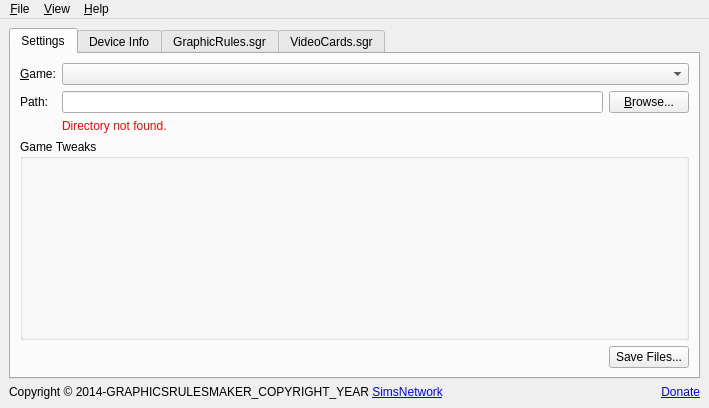
<?xml version="1.0" encoding="UTF-8"?>
<ui version="4.0">
 <class>MainWindow</class>
 <widget class="QMainWindow" name="MainWindow">
  <property name="geometry">
   <rect>
    <x>0</x>
    <y>0</y>
    <width>709</width>
    <height>408</height>
   </rect>
  </property>
  <property name="windowIcon">
   <iconset resource="icon.qrc">
    <normaloff>:/icon.png</normaloff>:/icon.png</iconset>
  </property>
  <property name="locale">
   <locale language="English" country="UnitedStates"/>
  </property>
  <widget class="QWidget" name="centralwidget">
   <layout class="QGridLayout" name="gridLayout">
    <item row="1" column="0">
     <widget class="QLabel" name="copyright">
      <property name="text">
       <string>&lt;html&gt;&lt;head/&gt;&lt;body&gt;&lt;p&gt;Copyright © 2014-GRAPHICSRULESMAKER_COPYRIGHT_YEAR &lt;a href=&quot;http://www.simsnetwork.com&quot;&gt;SimsNetwork&lt;/a&gt;&lt;/p&gt;&lt;/body&gt;&lt;/html&gt;</string>
      </property>
      <property name="alignment">
       <set>Qt::AlignLeading|Qt::AlignLeft|Qt::AlignVCenter</set>
      </property>
      <property name="openExternalLinks">
       <bool>true</bool>
      </property>
     </widget>
    </item>
    <item row="1" column="1">
     <widget class="QLabel" name="donate">
      <property name="toolTip">
       <string>Leave a small tip to support the development of Graphics Rules Maker (https://www.paypal.me/snwgames)</string>
      </property>
      <property name="text">
       <string>&lt;html&gt;&lt;head/&gt;&lt;body&gt;&lt;p&gt;&lt;a href=&quot;https://www.paypal.me/snwgames&quot;&gt;Donate&lt;/a&gt;&lt;/p&gt;&lt;/body&gt;&lt;/html&gt;</string>
      </property>
      <property name="textFormat">
       <enum>Qt::AutoText</enum>
      </property>
      <property name="alignment">
       <set>Qt::AlignRight|Qt::AlignTrailing|Qt::AlignVCenter</set>
      </property>
      <property name="openExternalLinks">
       <bool>true</bool>
      </property>
     </widget>
    </item>
    <item row="0" column="0" colspan="2">
     <widget class="QTabWidget" name="mainTabs">
      <property name="currentIndex">
       <number>0</number>
      </property>
      <widget class="QWidget" name="settingsTab">
       <attribute name="title">
        <string>Settings</string>
       </attribute>
       <attribute name="whatsThis">
        <string>&lt;p&gt;The Settings tab provides all bells and whistles required to fix support for modern day systems.&lt;/p&gt;</string>
       </attribute>
       <layout class="QGridLayout" name="gridLayout_4" rowstretch="0,0,0,0,1,0">
        <item row="4" column="0" colspan="3">
         <widget class="QGroupBox" name="settingsBox">
          <property name="title">
           <string>Game Tweaks</string>
          </property>
          <layout class="QVBoxLayout" name="verticalLayout"/>
         </widget>
        </item>
        <item row="1" column="0">
         <widget class="QLabel" name="pathLabel">
          <property name="text">
           <string>Path:</string>
          </property>
          <property name="buddy">
           <cstring>gamePath</cstring>
          </property>
         </widget>
        </item>
        <item row="1" column="1">
         <widget class="QLineEdit" name="gamePath">
          <property name="whatsThis">
           <string>&lt;html&gt;&lt;head/&gt;&lt;body&gt;&lt;p&gt;Enter the installation path of the game here.&lt;/p&gt;&lt;/body&gt;&lt;/html&gt;</string>
          </property>
         </widget>
        </item>
        <item row="1" column="2">
         <widget class="QPushButton" name="browseFilesButton">
          <property name="text">
           <string>&amp;Browse...</string>
          </property>
         </widget>
        </item>
        <item row="0" column="1" colspan="2">
         <widget class="QComboBox" name="gameSelect">
          <property name="whatsThis">
           <string>&lt;html&gt;&lt;head/&gt;&lt;body&gt;&lt;p&gt;Choose a game to edit the settings for here.&lt;/p&gt;&lt;p&gt;Support for more games can be added by installing the appropriate plugins.&lt;/p&gt;&lt;/body&gt;&lt;/html&gt;</string>
          </property>
         </widget>
        </item>
        <item row="0" column="0">
         <widget class="QLabel" name="gameLabel">
          <property name="text">
           <string>&amp;Game:</string>
          </property>
          <property name="buddy">
           <cstring>gameSelect</cstring>
          </property>
         </widget>
        </item>
        <item row="2" column="1" colspan="2">
         <widget class="QLabel" name="status">
          <property name="text">
           <string>&lt;font style=&quot;color: red;&quot;&gt;Directory not found.&lt;/font&gt;</string>
          </property>
         </widget>
        </item>
        <item row="5" column="2">
         <widget class="QPushButton" name="saveAll">
          <property name="text">
           <string>Save Files...</string>
          </property>
         </widget>
        </item>
       </layout>
      </widget>
      <widget class="QWidget" name="deviceTab">
       <attribute name="title">
        <string>Device Info</string>
       </attribute>
       <attribute name="whatsThis">
        <string>&lt;p&gt;This tab shows information about your graphics card(s).&lt;/p&gt;&lt;p&gt;Advanced users only.&lt;/p&gt;</string>
       </attribute>
       <layout class="QVBoxLayout" name="verticalLayout_4">
        <item>
         <widget class="QStackedWidget" name="deviceStack">
          <property name="currentIndex">
           <number>0</number>
          </property>
          <widget class="QWidget" name="deviceInfo">
           <layout class="QFormLayout" name="formLayout">
            <item row="0" column="0">
             <widget class="QLabel" name="deviceNameLabel">
              <property name="text">
               <string>Device:</string>
              </property>
              <property name="textFormat">
               <enum>Qt::PlainText</enum>
              </property>
              <property name="buddy">
               <cstring>deviceSelect</cstring>
              </property>
             </widget>
            </item>
            <item row="0" column="1">
             <widget class="QComboBox" name="deviceSelect"/>
            </item>
            <item row="1" column="0">
             <widget class="QLabel" name="deviceVendorLabel">
              <property name="text">
               <string>Vendor Id:</string>
              </property>
              <property name="textFormat">
               <enum>Qt::PlainText</enum>
              </property>
             </widget>
            </item>
            <item row="1" column="1">
             <widget class="QLabel" name="deviceVendor">
              <property name="text">
               <string>0x0000</string>
              </property>
              <property name="textFormat">
               <enum>Qt::PlainText</enum>
              </property>
             </widget>
            </item>
            <item row="2" column="0">
             <widget class="QLabel" name="deviceIdLabel">
              <property name="text">
               <string>Device Id:</string>
              </property>
              <property name="textFormat">
               <enum>Qt::PlainText</enum>
              </property>
             </widget>
            </item>
            <item row="2" column="1">
             <widget class="QLabel" name="deviceId">
              <property name="text">
               <string>0x0000</string>
              </property>
              <property name="textFormat">
               <enum>Qt::PlainText</enum>
              </property>
             </widget>
            </item>
            <item row="3" column="0">
             <widget class="QLabel" name="displayLabel">
              <property name="text">
               <string>Display:</string>
              </property>
              <property name="textFormat">
               <enum>Qt::PlainText</enum>
              </property>
             </widget>
            </item>
            <item row="3" column="1">
             <widget class="QLabel" name="display">
              <property name="text">
               <string>Unknown</string>
              </property>
              <property name="textFormat">
               <enum>Qt::PlainText</enum>
              </property>
             </widget>
            </item>
            <item row="4" column="0">
             <widget class="QLabel" name="driverLabel">
              <property name="text">
               <string>Driver:</string>
              </property>
              <property name="textFormat">
               <enum>Qt::PlainText</enum>
              </property>
             </widget>
            </item>
            <item row="4" column="1">
             <widget class="QLabel" name="driver">
              <property name="text">
               <string>unknown.dll</string>
              </property>
              <property name="textFormat">
               <enum>Qt::PlainText</enum>
              </property>
             </widget>
            </item>
            <item row="5" column="0">
             <widget class="QLabel" name="memoryLabel">
              <property name="text">
               <string>Texture memory:</string>
              </property>
              <property name="textFormat">
               <enum>Qt::PlainText</enum>
              </property>
             </widget>
            </item>
            <item row="5" column="1">
             <widget class="QLabel" name="memory">
              <property name="text">
               <string>-1 MB</string>
              </property>
              <property name="textFormat">
               <enum>Qt::PlainText</enum>
              </property>
             </widget>
            </item>
            <item row="6" column="0">
             <widget class="QLabel" name="cardInDbLabel">
              <property name="text">
               <string>In Database:</string>
              </property>
             </widget>
            </item>
            <item row="6" column="1">
             <widget class="QLabel" name="cardInDb">
              <property name="text">
               <string>&lt;font style=&quot;color: red;&quot;&gt;No!&lt;/font&gt;</string>
              </property>
             </widget>
            </item>
           </layout>
          </widget>
          <widget class="QWidget" name="noDevicesWarning">
           <layout class="QVBoxLayout" name="verticalLayout_3">
            <item>
             <widget class="QLabel" name="label">
              <property name="text">
               <string>No DirectX graphics cards were detected! </string>
              </property>
              <property name="alignment">
               <set>Qt::AlignLeading|Qt::AlignLeft|Qt::AlignTop</set>
              </property>
             </widget>
            </item>
           </layout>
          </widget>
         </widget>
        </item>
       </layout>
      </widget>
      <widget class="QWidget" name="graphicsRulesTab">
       <attribute name="title">
        <string>GraphicRules.sgr</string>
       </attribute>
       <attribute name="whatsThis">
        <string>&lt;p&gt;This tab shows a preview of the generated graphic rules.&lt;/p&gt;&lt;p&gt;Advanced users only.&lt;/p&gt;</string>
       </attribute>
       <layout class="QGridLayout" name="gridLayout_2">
        <item row="2" column="1">
         <widget class="QPushButton" name="graphicsRulesSave">
          <property name="text">
           <string>&amp;Save As...</string>
          </property>
          <property name="autoDefault">
           <bool>true</bool>
          </property>
          <property name="default">
           <bool>true</bool>
          </property>
         </widget>
        </item>
        <item row="2" column="0">
         <spacer name="graphicsRuleSpacer">
          <property name="orientation">
           <enum>Qt::Horizontal</enum>
          </property>
          <property name="sizeHint" stdset="0">
           <size>
            <width>40</width>
            <height>20</height>
           </size>
          </property>
         </spacer>
        </item>
        <item row="0" column="0" colspan="2">
         <widget class="QPlainTextEdit" name="graphicsRulesText">
          <property name="font">
           <font>
            <family>Courier</family>
           </font>
          </property>
          <property name="undoRedoEnabled">
           <bool>false</bool>
          </property>
          <property name="readOnly">
           <bool>true</bool>
          </property>
         </widget>
        </item>
       </layout>
      </widget>
      <widget class="QWidget" name="videoCardsTab">
       <attribute name="title">
        <string>VideoCards.sgr</string>
       </attribute>
       <attribute name="whatsThis">
        <string>&lt;p&gt;This tab shows the video card database and a preview of the file.&lt;/p&gt;&lt;p&gt;Advanced users only.&lt;/p&gt;</string>
       </attribute>
       <layout class="QGridLayout" name="gridLayout_3">
        <item row="1" column="0">
         <spacer name="videoCardsSpacer">
          <property name="orientation">
           <enum>Qt::Horizontal</enum>
          </property>
          <property name="sizeHint" stdset="0">
           <size>
            <width>674</width>
            <height>20</height>
           </size>
          </property>
         </spacer>
        </item>
        <item row="1" column="1">
         <widget class="QPushButton" name="videoCardsSave">
          <property name="text">
           <string>&amp;Save As...</string>
          </property>
          <property name="autoDefault">
           <bool>true</bool>
          </property>
          <property name="default">
           <bool>true</bool>
          </property>
         </widget>
        </item>
        <item row="0" column="0" colspan="2">
         <widget class="QWidget" name="widget" native="true">
          <layout class="QVBoxLayout" name="verticalLayout_2">
           <item>
            <widget class="QSplitter" name="videoCardsSplitter">
             <property name="orientation">
              <enum>Qt::Vertical</enum>
             </property>
             <property name="childrenCollapsible">
              <bool>false</bool>
             </property>
             <widget class="QTreeView" name="videoCardsView">
              <property name="minimumSize">
               <size>
                <width>0</width>
                <height>50</height>
               </size>
              </property>
             </widget>
             <widget class="QPlainTextEdit" name="videoCardsText">
              <property name="minimumSize">
               <size>
                <width>0</width>
                <height>50</height>
               </size>
              </property>
              <property name="font">
               <font>
                <family>Courier</family>
               </font>
              </property>
              <property name="undoRedoEnabled">
               <bool>false</bool>
              </property>
              <property name="readOnly">
               <bool>true</bool>
              </property>
             </widget>
            </widget>
           </item>
          </layout>
         </widget>
        </item>
       </layout>
      </widget>
     </widget>
    </item>
   </layout>
  </widget>
  <widget class="QMenuBar" name="menubar">
   <property name="geometry">
    <rect>
     <x>0</x>
     <y>0</y>
     <width>709</width>
     <height>30</height>
    </rect>
   </property>
   <widget class="QMenu" name="fileMenu">
    <property name="title">
     <string>&amp;File</string>
    </property>
    <addaction name="locateGameAction"/>
    <addaction name="separator"/>
    <addaction name="quitAction"/>
   </widget>
   <widget class="QMenu" name="helpMenu">
    <property name="title">
     <string>&amp;Help</string>
    </property>
    <addaction name="aboutAction"/>
    <addaction name="donateAction"/>
   </widget>
   <widget class="QMenu" name="viewMenu">
    <property name="title">
     <string>&amp;View</string>
    </property>
    <widget class="QMenu" name="languageMenu">
     <property name="title">
      <string>&amp;Language</string>
     </property>
    </widget>
    <addaction name="languageMenu"/>
   </widget>
   <addaction name="fileMenu"/>
   <addaction name="viewMenu"/>
   <addaction name="helpMenu"/>
  </widget>
  <action name="quitAction">
   <property name="text">
    <string>&amp;Quit</string>
   </property>
   <property name="shortcut">
    <string>Ctrl+Q</string>
   </property>
  </action>
  <action name="aboutAction">
   <property name="text">
    <string>&amp;About...</string>
   </property>
  </action>
  <action name="action_English_Default">
   <property name="text">
    <string>&amp;English (Default)</string>
   </property>
  </action>
  <action name="action_Dutch_Nederlands">
   <property name="text">
    <string>&amp;Dutch (Nederlands)</string>
   </property>
  </action>
  <action name="locateGameAction">
   <property name="text">
    <string>&amp;Locate Game</string>
   </property>
  </action>
  <action name="donateAction">
   <property name="text">
    <string>Donate...</string>
   </property>
  </action>
 </widget>
 <tabstops>
  <tabstop>mainTabs</tabstop>
  <tabstop>gameSelect</tabstop>
  <tabstop>gamePath</tabstop>
  <tabstop>browseFilesButton</tabstop>
  <tabstop>saveAll</tabstop>
  <tabstop>deviceSelect</tabstop>
  <tabstop>graphicsRulesText</tabstop>
  <tabstop>graphicsRulesSave</tabstop>
  <tabstop>videoCardsView</tabstop>
  <tabstop>videoCardsText</tabstop>
  <tabstop>videoCardsSave</tabstop>
 </tabstops>
 <resources>
  <include location="icon.qrc"/>
 </resources>
 <connections>
  <connection>
   <sender>quitAction</sender>
   <signal>triggered()</signal>
   <receiver>MainWindow</receiver>
   <slot>close()</slot>
   <hints>
    <hint type="sourcelabel">
     <x>-1</x>
     <y>-1</y>
    </hint>
    <hint type="destinationlabel">
     <x>399</x>
     <y>299</y>
    </hint>
   </hints>
  </connection>
 </connections>
</ui>
